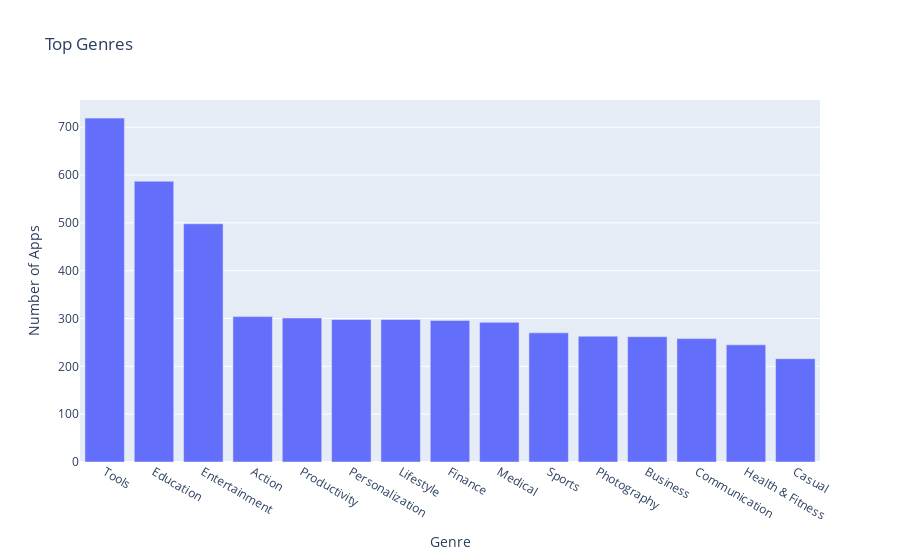

The cell this chart's notebook holds for it:
### Markdown cell above
**Challenge**: Can you create this chart with the Series containing the genre data? 

<img src=https://imgur.com/DbcoQli.png width=400>

Try experimenting with the built in colour scales in Plotly. You can find a full list [here](https://plotly.com/python/builtin-colorscales/). 

* Find a way to set the colour scale using the color_continuous_scale parameter. 
* Find a way to make the color axis disappear by using coloraxis_showscale.

### Code cell
bar = px.bar(x = num_genres.index[:15],
    y = num_genres.values[:15],
    title = "Top Genres",
    hover_name=num_genres[:15], color_continuous_scale="Agsunset")

bar.update_layout(xaxis_title="Genre", yaxis_title="Number of Apps", coloraxis_showscale=True)

### Figure 1 — Plotly figure (JSON) as saved in the notebook; plotly's stock layout.template omitted (floating-point values rounded to 4 significant figures)
{"data": [{"alignmentgroup": "True", "hovertemplate": "<b>%{hovertext}</b><br><br>x=%{x}<br>y=%{y}<extra></extra>", "hovertext": [719, 587, 498, 304, 301, 298, 298, 296, 292, 270, 263, 262, 258, 245, 216], "legendgroup": "", "marker": {"color": "#636efa"}, "name": "", "offsetgroup": "", "orientation": "v", "showlegend": false, "textposition": "auto", "type": "bar", "x": ["Tools", "Education", "Entertainment", "Action", "Productivity", "Personalization", "Lifestyle", "Finance", "Medical", "Sports", "Photography", "Business", "Communication", "Health & Fitness", "Casual"], "xaxis": "x", "y": [719, 587, 498, 304, 301, 298, 298, 296, 292, 270, 263, 262, 258, 245, 216], "yaxis": "y"}], "layout": {"barmode": "relative", "coloraxis": {"showscale": true}, "legend": {"tracegroupgap": 0}, "title": {"text": "Top Genres"}, "xaxis": {"anchor": "y", "domain": [0, 1], "title": {"text": "Genre"}}, "yaxis": {"anchor": "x", "domain": [0, 1], "title": {"text": "Number of Apps"}}}}
